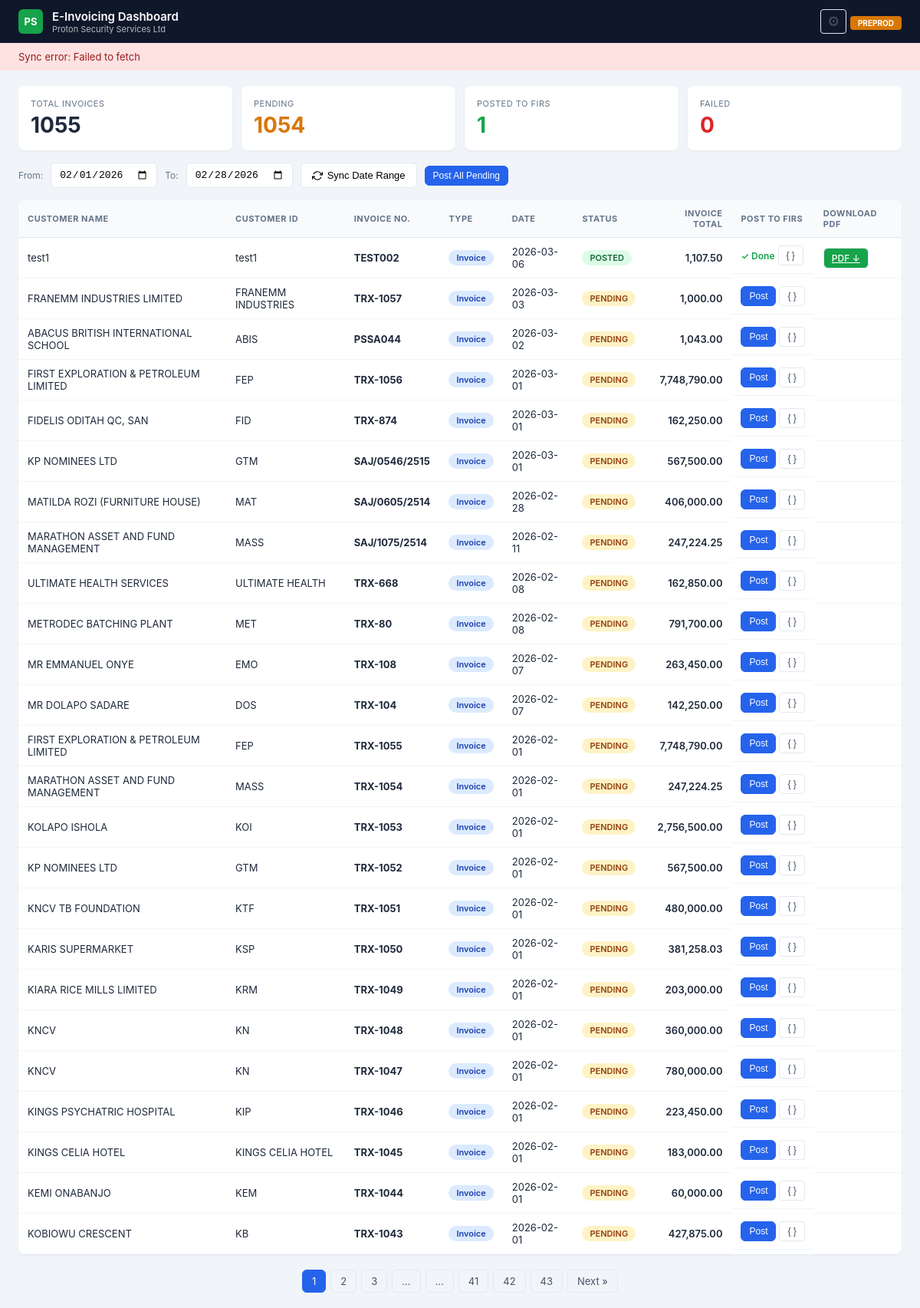
The page / on the database its author committed.
### tables this page shows
CREATE TABLE invoices (
                trx_number INTEGER PRIMARY KEY, post_order INTEGER,
                invoice_num TEXT, customer_name TEXT, customer_id TEXT,
                customer_tin TEXT, customer_email TEXT, customer_phone TEXT,
                customer_address TEXT, customer_city TEXT, invoice_date TEXT,
                amount REAL DEFAULT 0, status TEXT DEFAULT 'pending',
                irn TEXT, qr_code TEXT, posted_at TEXT, error_message TEXT, api_response TEXT,
                invoice_description TEXT, invoice_type TEXT DEFAULT 'Invoice', last_synced TEXT, vat_amount REAL DEFAULT 0);

### app.py (the view)
@app.route("/")
def index():
    page = request.args.get("page", 1, type=int)
    try:
        total_row = db_read_one("SELECT COUNT(*) as cnt FROM invoices"); total = total_row["cnt"] if total_row else 0
        total_pages = max(1, (total + PER_PAGE - 1) // PER_PAGE); page = max(1, min(page, total_pages)); offset = (page - 1) * PER_PAGE
        invoices = db_read("SELECT * FROM invoices ORDER BY invoice_date DESC, trx_number DESC LIMIT ? OFFSET ?", (PER_PAGE, offset))
        all_stats = db_read("SELECT status, COUNT(*) as cnt FROM invoices GROUP BY status")
        stats = {"total": 0, "posted": 0, "pending": 0, "failed": 0, "credit_notes": 0, "invoices_count": 0}
        for s in all_stats: stats[s["status"]] = s["cnt"]; stats["total"] += s["cnt"]
        type_stats = db_read("SELECT invoice_type, COUNT(*) as cnt FROM invoices GROUP BY invoice_type")
        for t in type_stats:
            if t["invoice_type"] == "Credit Note": stats["credit_notes"] = t["cnt"]
            elif t["invoice_type"] == "Invoice": stats["invoices_count"] = t["cnt"]
    except:
        invoices=[]; stats={"total":0,"posted":0,"pending":0,"failed":0,"credit_notes":0,"invoices_count":0}; total=0; total_pages=1; page=1
    return render_template("index.html", invoices=invoices, stats=stats, page=page, total_pages=total_pages, total=total)

### app.py (called while the page is built)
def _open_db():
    conn = sqlite3.connect(DB_PATH, timeout=30)
    conn.row_factory = sqlite3.Row
    conn.execute("PRAGMA journal_mode=WAL")
    conn.execute("PRAGMA busy_timeout=10000")
    return conn

def db_read(sql, params=()):
    with _db_lock:
        conn = _open_db()
        try: return [dict(r) for r in conn.execute(sql, params).fetchall()]
        finally: conn.close()

def db_read_one(sql, params=()):
    with _db_lock:
        conn = _open_db()
        try:
            row = conn.execute(sql, params).fetchone()
            return dict(row) if row else None
        finally: conn.close()

### templates/index.html (shortened to what this page needs)
<!DOCTYPE html>
<html lang="en">
<head>
</head>
<body>
<header class="header">
    <div class="header-left">
        <div class="header-logo">PS</div>
        <div>
            <div class="header-title">E-Invoicing Dashboard</div>
            <div class="header-subtitle">Proton Security Services Ltd</div>
        </div>
    </div>
    <div class="header-right">
        <button class="btn-ghost" onclick="openSettings()" title="Tax Category Settings" style="font-size:18px;padding:4px 8px">&#9881;</button>
        <span class="header-env">PREPROD</span>
    </div>
</header>
<div class="sync-banner" id="syncBanner" style="display:none">
    <span id="syncBannerText">Syncing invoices from Sage 50...</span>
</div>
<div class="stats-bar">
    <div class="stat-card"><div class="stat-label">Total Invoices</div><div class="stat-value">{{ stats.total }}</div></div>
    <div class="stat-card pending"><div class="stat-label">Pending</div><div class="stat-value">{{ stats.pending }}</div></div>
    <div class="stat-card posted"><div class="stat-label">Posted to FIRS</div><div class="stat-value">{{ stats.posted }}</div></div>
    <div class="stat-card failed"><div class="stat-label">Failed</div><div class="stat-value">{{ stats.failed }}</div></div>
</div>
<div class="toolbar">
    <label style="font-size:12px;color:var(--slate500)">From:</label>
    <input type="date" id="dateFrom">
    <label style="font-size:12px;color:var(--slate500)">To:</label>
    <input type="date" id="dateTo">
    <button class="btn" id="btnSync" onclick="syncSage()">
        <svg width="14" height="14" viewBox="0 0 24 24" fill="none" stroke="currentColor" stroke-width="2"><polyline points="23 4 23 10 17 10"/><polyline points="1 20 1 14 7 14"/><path d="M3.51 9a9 9 0 0 1 14.85-3.36L23 10M1 14l4.64 4.36A9 9 0 0 0 20.49 15"/></svg>
        Sync Date Range
    </button>
    <button class="btn btn-primary btn-sm" onclick="postAllPending()">Post All Pending</button>
</div>
<div class="table-wrap">
<table>
    <thead>
        <tr>
            <th>Customer Name</th><th>Customer ID</th><th>Invoice No.</th><th>Type</th><th>Date</th>
            <th>Status</th><th style="text-align:right">Invoice Total</th><th>Post to FIRS</th><th>Download PDF</th>
        </tr>
    </thead>
    <tbody>
        {% for inv in invoices %}
        <tr>
            <td>{{ inv.customer_name }}</td>
            <td>{{ inv.customer_id }}</td>
            <td><strong>{{ inv.invoice_num }}</strong></td>
            <td>
                {% if inv.invoice_type == 'Credit Note' %}
                    <span class="badge badge-credit">Credit Note</span>
                {% elif inv.invoice_type == 'Debit Note' %}
                    <span class="badge badge-debit">Debit Note</span>
                {% else %}
                    <span class="badge badge-invoice">Invoice</span>
                {% endif %}
            </td>
            <td>{{ inv.invoice_date }}</td>
            <td>
                {% if inv.status == 'posted' %}<span class="badge badge-posted">POSTED</span>
                {% elif inv.status == 'failed' %}<span class="badge badge-failed">FAILED</span>
                    <button class="btn-ghost" onclick="showError({{ inv.trx_number }})" title="View full error" style="color:var(--red);font-size:11px;padding:2px 6px;margin-left:4px">&#9888; Error</button>
                {% else %}<span class="badge badge-pending">PENDING</span>{% endif %}
            </td>
            <td style="text-align:right;font-weight:600">{{ "{:,.2f}".format(inv.amount) }}</td>
            <td class="actions-cell">
                {% if inv.status == 'posted' %}
                    <span style="color:var(--green);font-size:12px;font-weight:600">&#10003; Done</span>
                {% elif inv.status == 'failed' %}
                    <button class="btn btn-sm" style="background:var(--red);color:white" onclick="postInvoice({{ inv.trx_number }}, this)">Retry</button>
                {% else %}
                    <button class="btn btn-primary btn-sm" onclick="postInvoice({{ inv.trx_number }}, this)">Post</button>
                {% endif %}
                <button class="btn-ghost" onclick="previewPayload({{ inv.trx_number }})" title="Preview JSON payload">{ }</button>
            </td>
            <td>
                {% if inv.status == 'posted' %}
                    <a href="/download/{{ inv.trx_number }}" class="btn btn-sm" style="background:var(--green);color:white">PDF &#8595;</a>
                {% endif %}
            </td>
        </tr>
        {% endfor %}
    </tbody>
</table>
</div>
{% if total_pages > 1 %}
<div class="pagination">
    {% for p in range(1, total_pages + 1) %}
        {% if p == page %}<span class="active">{{ p }}</span>
        {% elif p <= 3 or p > total_pages - 3 or (p >= page - 2 and p <= page + 2) %}<a href="?page={{ p }}">{{ p }}</a>
        {% elif p == 4 or p == total_pages - 3 %}<span>...</span>{% endif %}
    {% endfor %}
    {% if page < total_pages %}<a href="?page={{ page + 1 }}">Next &raquo;</a>{% endif %}
</div>
{% endif %}
</body>
</html>

### templates/index.html (style rules this page uses)
:root { --navy: #0f172a; --blue: #2563eb; --green: #16a34a; --red: #dc2626; --amber: #d97706; --slate50: #f8fafc; --slate100: #f1f5f9; --slate200: #e2e8f0; --slate400: #94a3b8; --slate500: #64748b; --slate600: #475569; --slate800: #1e293b; }
* { margin: 0; padding: 0; box-sizing: border-box; }
body { font-family: -apple-system, BlinkMacSystemFont, 'Segoe UI', sans-serif; background: var(--slate100); color: var(--slate800); }
.header { background: var(--navy); color: white; padding: 0 24px; height: 56px; display: flex; align-items: center; justify-content: space-between; }
.header-left { display: flex; align-items: center; gap: 12px; }
.header-logo { width: 32px; height: 32px; background: var(--green); border-radius: 6px; display: flex; align-items: center; justify-content: center; font-weight: 700; font-size: 13px; }
.header-title { font-size: 15px; font-weight: 600; }
.header-subtitle { font-size: 11px; opacity: 0.7; }
.header-env { background: var(--amber); color: white; font-size: 10px; font-weight: 700; padding: 3px 10px; border-radius: 4px; }
.stats-bar { display: grid; grid-template-columns: repeat(4, 1fr); gap: 12px; padding: 20px 24px 0; }
.stat-card { background: white; border-radius: 8px; padding: 16px; box-shadow: 0 1px 3px rgba(0,0,0,0.06); }
.stat-label { font-size: 11px; color: var(--slate500); text-transform: uppercase; letter-spacing: 0.5px; }
.stat-value { font-size: 28px; font-weight: 700; margin-top: 4px; }
.stat-card.posted .stat-value { color: var(--green); }
.stat-card.pending .stat-value { color: var(--amber); }
.stat-card.failed .stat-value { color: var(--red); }
.toolbar { display: flex; align-items: center; gap: 10px; padding: 16px 24px; flex-wrap: wrap; }
.btn { display: inline-flex; align-items: center; gap: 6px; padding: 8px 14px; border: 1px solid var(--slate200); border-radius: 6px; background: white; font-size: 13px; cursor: pointer; font-weight: 500; transition: all 0.15s; }
.btn-primary { background: var(--blue); color: white; border-color: var(--blue); }
.btn-sm { padding: 5px 10px; font-size: 12px; }
input[type="date"] { padding: 7px 10px; border: 1px solid var(--slate200); border-radius: 6px; font-size: 13px; }
.table-wrap { padding: 0 24px 20px; }
table { width: 100%; border-collapse: collapse; background: white; border-radius: 8px; overflow: hidden; box-shadow: 0 1px 3px rgba(0,0,0,0.06); }
th { background: var(--slate50); font-size: 11px; text-transform: uppercase; letter-spacing: 0.5px; color: var(--slate500); padding: 10px 12px; text-align: left; border-bottom: 1px solid var(--slate200); }
td { padding: 10px 12px; font-size: 13px; border-bottom: 1px solid var(--slate100); }
.badge { display: inline-block; padding: 3px 10px; border-radius: 12px; font-size: 11px; font-weight: 600; }
.badge-posted { background: #dcfce7; color: #166534; }
.badge-pending { background: #fef3c7; color: #92400e; }
.badge-invoice { background: #dbeafe; color: #1e40af; }
.pagination { display: flex; justify-content: center; gap: 6px; padding: 0 24px 20px; }
.pagination a, .pagination span { padding: 6px 12px; border-radius: 6px; font-size: 13px; text-decoration: none; border: 1px solid var(--slate200); color: var(--slate600); }
.pagination .active { background: var(--blue); color: white; border-color: var(--blue); }
.sync-banner { padding: 10px 24px; background: #dcfce7; color: #166534; font-size: 13px; display: flex; align-items: center; gap: 8px; }
.sync-banner.error { background: #fee2e2; color: #991b1b; }
.actions-cell { white-space: nowrap; display: flex; gap: 4px; align-items: center; }
.btn-ghost { background: none; border: 1px solid var(--slate200); color: var(--slate600); padding: 5px 10px; font-size: 12px; border-radius: 4px; cursor: pointer; }

### rows shown on the page
invoices: customer_name "test1", customer_id "test1", invoice_num "TEST002", invoice_type "Invoice", invoice_date "2026-03-06", status "POSTED", amount "1,107.50"
invoices: customer_name "FRANEMM INDUSTRIES LIMITED", customer_id "FRANEMM INDUSTRIES", invoice_num "TRX-1057", invoice_type "Invoice", invoice_date "2026-03-03", status "PENDING", amount "1,000.00"
invoices: customer_name "ABACUS BRITISH INTERNATIONAL SCHOOL", customer_id "ABIS", invoice_num "PSSA044", invoice_type "Invoice", invoice_date "2026-03-02", status "PENDING", amount "1,043.00"
invoices: customer_name "FIRST EXPLORATION & PETROLEUM LIMITED", customer_id "FEP", invoice_num "TRX-1056", invoice_type "Invoice", invoice_date "2026-03-01", status "PENDING", amount "7,748,790.00"
invoices: customer_name "FIDELIS ODITAH QC, SAN", customer_id "FID", invoice_num "TRX-874", invoice_type "Invoice", invoice_date "2026-03-01", status "PENDING", amount "162,250.00"
invoices: customer_name "KP NOMINEES LTD", customer_id "GTM", invoice_num "SAJ/0546/2515", invoice_type "Invoice", invoice_date "2026-03-01", status "PENDING", amount "567,500.00"
invoices: customer_name "MATILDA ROZI (FURNITURE HOUSE)", customer_id "MAT", invoice_num "SAJ/0605/2514", invoice_type "Invoice", invoice_date "2026-02-28", status "PENDING", amount "406,000.00"
invoices: customer_name "MARATHON ASSET AND FUND MANAGEMENT", customer_id "MASS", invoice_num "SAJ/1075/2514", invoice_type "Invoice", invoice_date "2026-02-11", status "PENDING", amount "247,224.25"
invoices: customer_name "ULTIMATE HEALTH SERVICES", customer_id "ULTIMATE HEALTH", invoice_num "TRX-668", invoice_type "Invoice", invoice_date "2026-02-08", status "PENDING", amount "162,850.00"
invoices: customer_name "METRODEC BATCHING PLANT", customer_id "MET", invoice_num "TRX-80", invoice_type "Invoice", invoice_date "2026-02-08", status "PENDING", amount "791,700.00"
invoices: customer_name "MR EMMANUEL ONYE", customer_id "EMO", invoice_num "TRX-108", invoice_type "Invoice", invoice_date "2026-02-07", status "PENDING", amount "263,450.00"
invoices: customer_name "MR DOLAPO SADARE", customer_id "DOS", invoice_num "TRX-104", invoice_type "Invoice", invoice_date "2026-02-07", status "PENDING", amount "142,250.00"
invoices: customer_name "FIRST EXPLORATION & PETROLEUM LIMITED", customer_id "FEP", invoice_num "TRX-1055", invoice_type "Invoice", invoice_date "2026-02-01", status "PENDING", amount "7,748,790.00"
invoices: customer_name "MARATHON ASSET AND FUND MANAGEMENT", customer_id "MASS", invoice_num "TRX-1054", invoice_type "Invoice", invoice_date "2026-02-01", status "PENDING", amount "247,224.25"
invoices: customer_name "KOLAPO ISHOLA", customer_id "KOI", invoice_num "TRX-1053", invoice_type "Invoice", invoice_date "2026-02-01", status "PENDING", amount "2,756,500.00"
invoices: customer_name "KP NOMINEES LTD", customer_id "GTM", invoice_num "TRX-1052", invoice_type "Invoice", invoice_date "2026-02-01", status "PENDING", amount "567,500.00"
invoices: customer_name "KNCV TB FOUNDATION", customer_id "KTF", invoice_num "TRX-1051", invoice_type "Invoice", invoice_date "2026-02-01", status "PENDING", amount "480,000.00"
invoices: customer_name "KARIS SUPERMARKET", customer_id "KSP", invoice_num "TRX-1050", invoice_type "Invoice", invoice_date "2026-02-01", status "PENDING", amount "381,258.03"
invoices: customer_name "KIARA RICE MILLS LIMITED", customer_id "KRM", invoice_num "TRX-1049", invoice_type "Invoice", invoice_date "2026-02-01", status "PENDING", amount "203,000.00"
invoices: customer_name "KNCV", customer_id "KN", invoice_num "TRX-1048", invoice_type "Invoice", invoice_date "2026-02-01", status "PENDING", amount "360,000.00"
invoices: customer_name "KNCV", customer_id "KN", invoice_num "TRX-1047", invoice_type "Invoice", invoice_date "2026-02-01", status "PENDING", amount "780,000.00"
invoices: customer_name "KINGS PSYCHATRIC HOSPITAL", customer_id "KIP", invoice_num "TRX-1046", invoice_type "Invoice", invoice_date "2026-02-01", status "PENDING", amount "223,450.00"
invoices: customer_name "KINGS CELIA HOTEL", customer_id "KINGS CELIA HOTEL", invoice_num "TRX-1045", invoice_type "Invoice", invoice_date "2026-02-01", status "PENDING", amount "183,000.00"
invoices: customer_name "KEMI ONABANJO", customer_id "KEM", invoice_num "TRX-1044", invoice_type "Invoice", invoice_date "2026-02-01", status "PENDING", amount "60,000.00"
invoices: customer_name "KOBIOWU CRESCENT", customer_id "KB", invoice_num "TRX-1043", invoice_type "Invoice", invoice_date "2026-02-01", status "PENDING", amount "427,875.00"

### other values the page prints
{{ stats.total }} "1055"
{{ stats.pending }} "1054"
{{ stats.posted }} "1"
{{ stats.failed }} "0"
{{ p }} "1"
{{ p }} "2" "3" "41" "42" "43"
